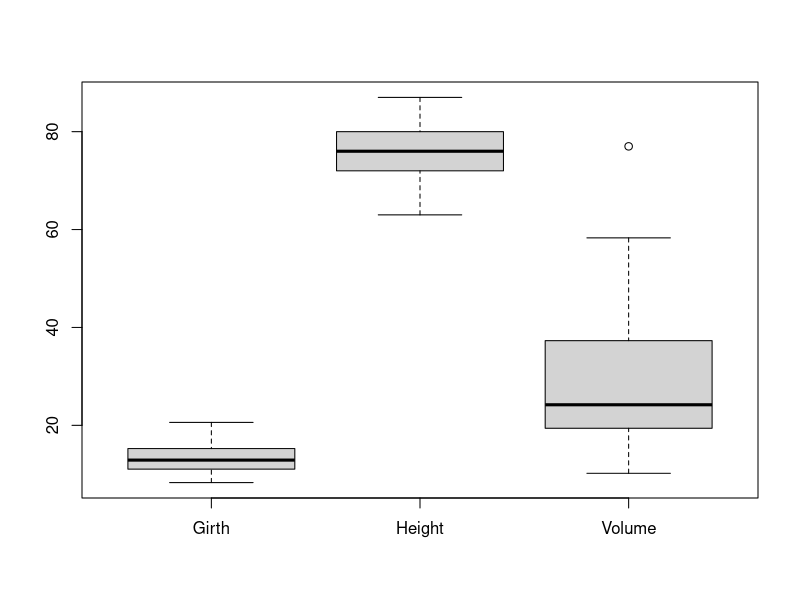
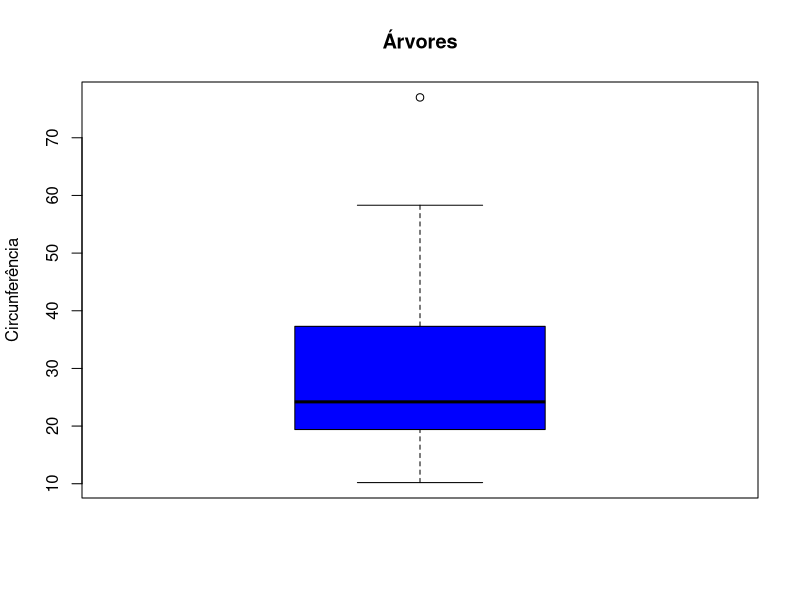
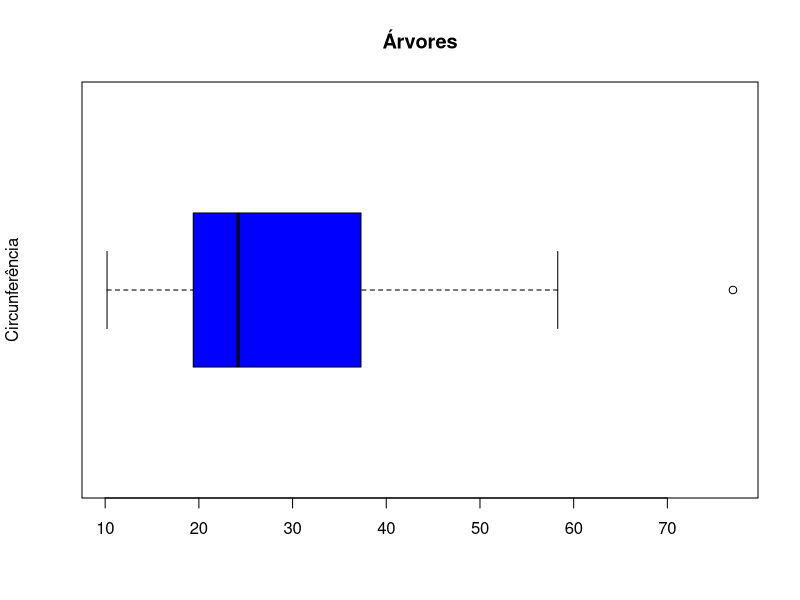
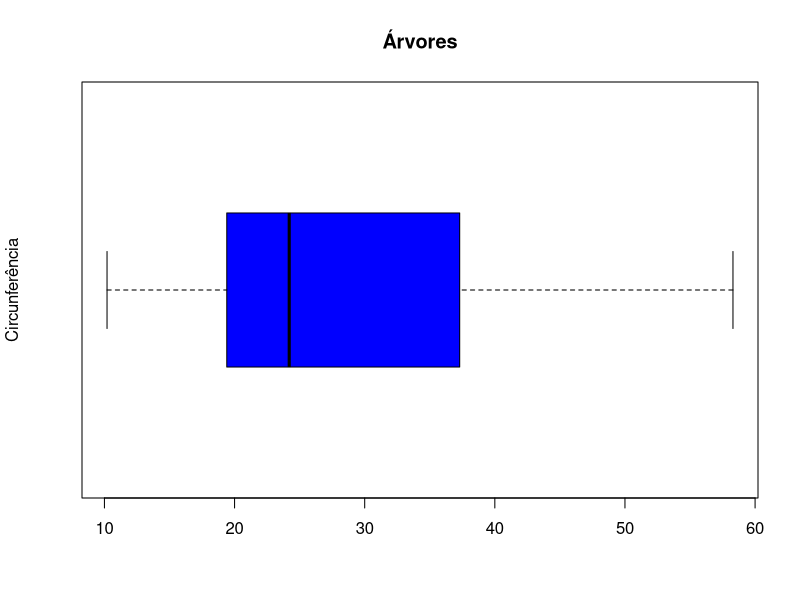
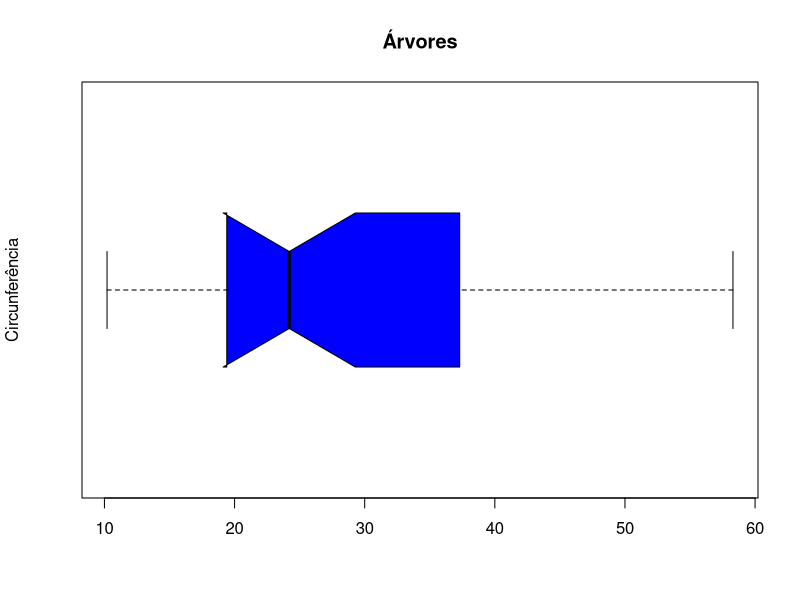
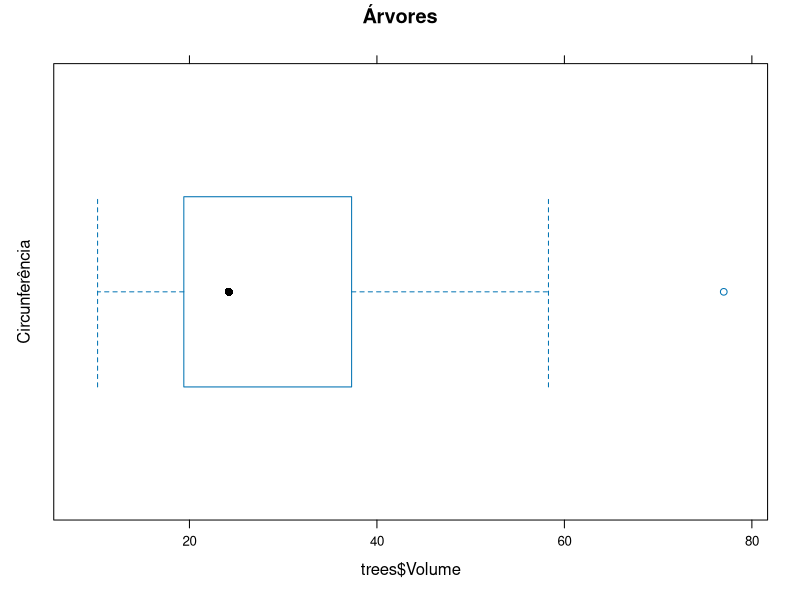

Source code (R) for these figures, in order:
# Carregando bibliotecas 
library(lattice)

# Boxplot
boxplot(trees)
boxplot(trees$Volume, main = 'Árvores', ylab = 'Circunferência', col = 'blue')
boxplot(trees$Volume, main = 'Árvores', ylab = 'Circunferência', col = 'blue', horizontal = TRUE)
boxplot(trees$Volume, main = 'Árvores', ylab = 'Circunferência', col = 'blue', horizontal = TRUE, outline = FALSE)
boxplot(trees$Volume, main = 'Árvores', ylab = 'Circunferência', col = 'blue', horizontal = TRUE, outline = FALSE, notch = TRUE)
boxplot.stats(trees$Volume)

bwplot(trees$Volume, main = 'Árvores', ylab = 'Circunferência')
